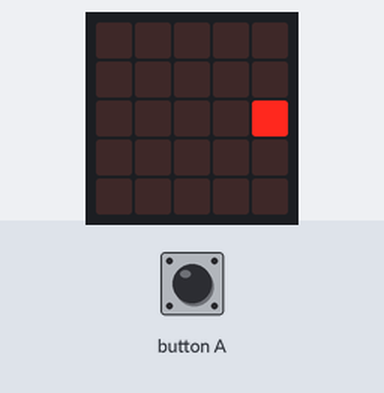
The program below on a simulated BBC micro:bit (MakeCode). On the bench: the board's 5×5 LED display. The test bench sets the inputs (shaded band). The short countdown, score and lost-life animations are approximate.

Above: at 0.18 s.
At 1.26 s:
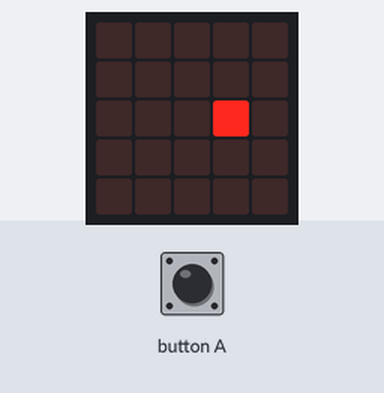
1.3 s: button A pressed for 0.15 s
At 1.38 s:
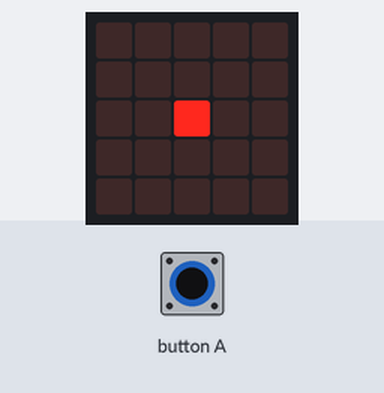
Timing chart, 0 to 4.3 s (numbered marks = the images above; inputs shaded):
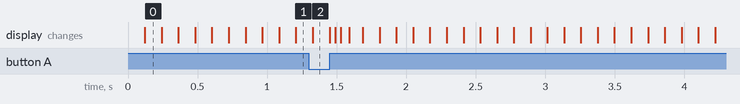

The program:

main.ts
```typescript
input.onButtonPressed(Button.A, function () {
    if (sprite.get(LedSpriteProperty.X) == 2) {
        game.addScore(1)
        game.addLife(1)
    } else {
        game.removeLife(1)
    }
})
let sprite: game.LedSprite = null
sprite = game.createSprite(2, 2)
game.setLife(3)
basic.forever(function () {
    sprite.move(1)
    basic.pause(100)
    sprite.ifOnEdgeBounce()
})
```

test.ts
```typescript
// здесь помещаются тесты; они не будут скомпилированы, пока пакет используется в качестве расширения.
```
